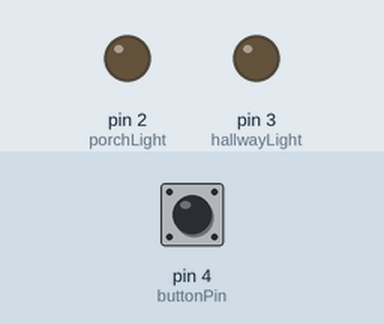
Simulated run of this sketch. Board: Arduino Uno, built with avr-gcc and run on an emulated ATmega328P. Parts: output pins drawn as LEDs (lit = HIGH). The test bench sets the inputs (shaded band); at power-on: pin 4 (buttonPin) HIGH.

Above: at 1.2 s.
1.3 s: pin 4 (buttonPin) pulled LOW for 0.15 s
At 1.9 s:
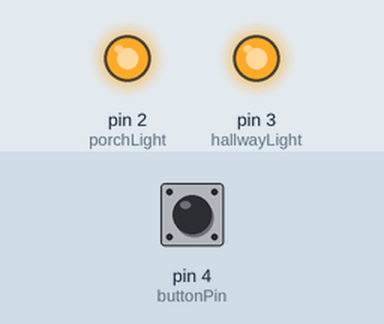
At 31.9 s:
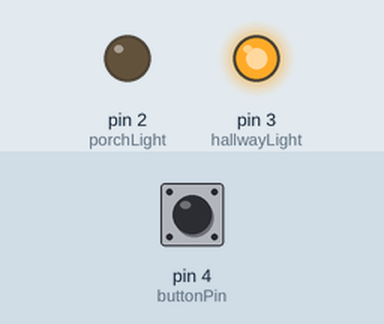
Timing chart, 0 to 32.8 s (numbered marks = the images above; inputs shaded):
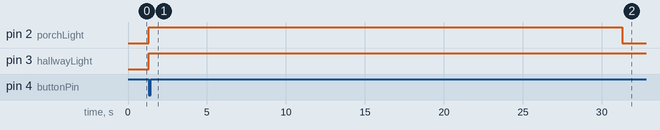

Measured:
- after the input at 1.3 s, pin 2 (porchLight): LOW → HIGH at once, → LOW 30.0 s later; pin 3 (hallwayLight): LOW → HIGH at once

The sketch:

sketch_1_1_210_copy_20260323202432.ino
```cpp
int porchLight = 2;
int hallwayLight = 3;
int buttonPin = 4;

void setup() {
  pinMode(porchLight, OUTPUT);
  pinMode(hallwayLight, OUTPUT);
  pinMode(buttonPin, INPUT_PULLUP);
}

void loop() {
  if (digitalRead(buttonPin) == LOW) {
    turnOnLights();
  }
}
void turnOnLights() {
  digitalWrite(porchLight, HIGH);
  digitalWrite(hallwayLight, HIGH);

  delay(30000);
  digitalWrite(porchLight, LOW);

  delay(30000);
  digitalWrite(hallwayLight, LOW);
}
```
